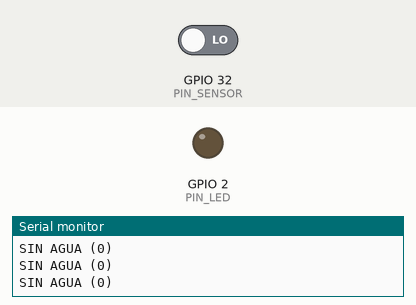
Simulated run of this sketch. Board: ESP32. On the bench: output pins drawn as LEDs (lit = HIGH), the last lines printed to the serial monitor. The inputs (shaded band) are chosen by the test bench; at power-on: GPIO 32 (PIN_SENSOR) LOW.

Above: at 1.8 s.
1.9 s: GPIO 32 (PIN_SENSOR) driven HIGH
At 3.0 s:
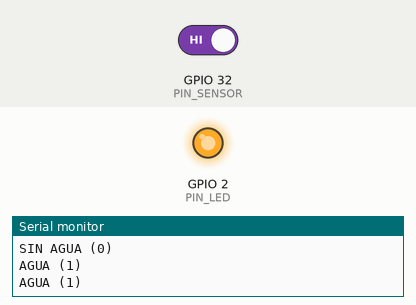
3.5 s: GPIO 32 (PIN_SENSOR) driven LOW
At 4.2 s:
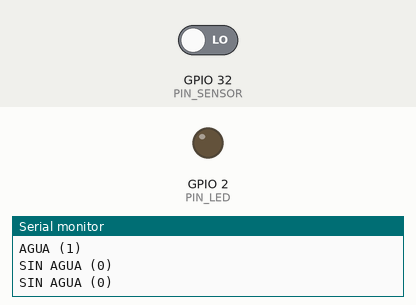
Timing chart, 0 to 6.5 s (numbered marks = the images above; inputs shaded):
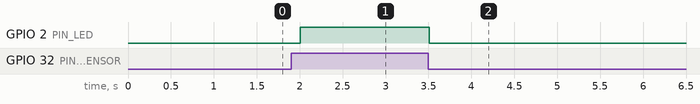

The sketch:

test-sensor.ino
```cpp
/*
 * TEST DE UN SENSOR XKC-Y25 (salida por voltaje ~5V)
 * --------------------------------------------------
 * CABLEADO CONFIRMADO de estos sensores:
 *   rojo/rosa -> +5V
 *   azul      -> GND
 *   negro     -> modo: AISLAR con cinta, NO conectar
 *   amarillo  -> señal (~4,94V, pasa por el divisor de abajo)
 *
 * La señal activa mide ~4,94V y el GPIO del ESP32 admite 3.3V. Por eso el
 * amarillo pasa por un DIVISOR de 3 resistencias de 10k:
 *
 *   amarillo --[ R1 10k ]--+-- GPIO32   (nodo de salida ~3,29V)
 *                          |
 *                       [ R2 10k ]
 *                          |
 *                       [ R3 10k ]
 *                          |
 *                         GND
 *
 * R1 (arriba) = 10k, R2+R3 (abajo) = 20k -> Vout = 4,94 x 20/30 = 3,29V.
 *
 * CÓMO INTERPRETAR EL MONITOR SERIE (115200 baudios):
 *
 *   Sin palma = 0  y  con palma = 1   -> PERFECTO, lógica normal.
 *   Sin palma = 1  y  con palma = 0   -> invertido: no toques el hardware,
 *       se arregla en firmware con NIVEL_AGUA_PRESENTE 0.
 *   Siempre 0, pase lo que pase       -> revisa: azul a GND, negro aislado,
 *       y que el nodo entre R1 y R2 (fila 2) sea el que va al GPIO.
 *
 * Pines para repetir la prueba con los demás sensores: 32, 33, 34, 36, 39.
 */

#define PIN_SENSOR 32   // ← cambia este número para probar otro sensor
#define PIN_LED    2    // LED azul de la placa

void setup() {
  Serial.begin(115200);
  pinMode(PIN_SENSOR, INPUT);
  pinMode(PIN_LED, OUTPUT);
  Serial.println();
  Serial.print("=== Prueba del sensor en GPIO");
  Serial.print(PIN_SENSOR);
  Serial.println(" ===");
  Serial.println("Cableado: rojo=+5V, azul=GND, negro=aislar, amarillo->divisor 3x10k->pin.");
  Serial.println("Apunta que lee SIN palma y CON palma.");
}

void loop() {
  int lectura = digitalRead(PIN_SENSOR);
  digitalWrite(PIN_LED, lectura ? HIGH : LOW);
  if (lectura == 1) Serial.println("AGUA (1)");
  else              Serial.println("SIN AGUA (0)");
  delay(500);
}
```

Measured:
- after the input at 1.9 s, GPIO 2 (PIN_LED): LOW → HIGH after 0.11 s
- after the input at 3.5 s, GPIO 2 (PIN_LED): HIGH → LOW at once
